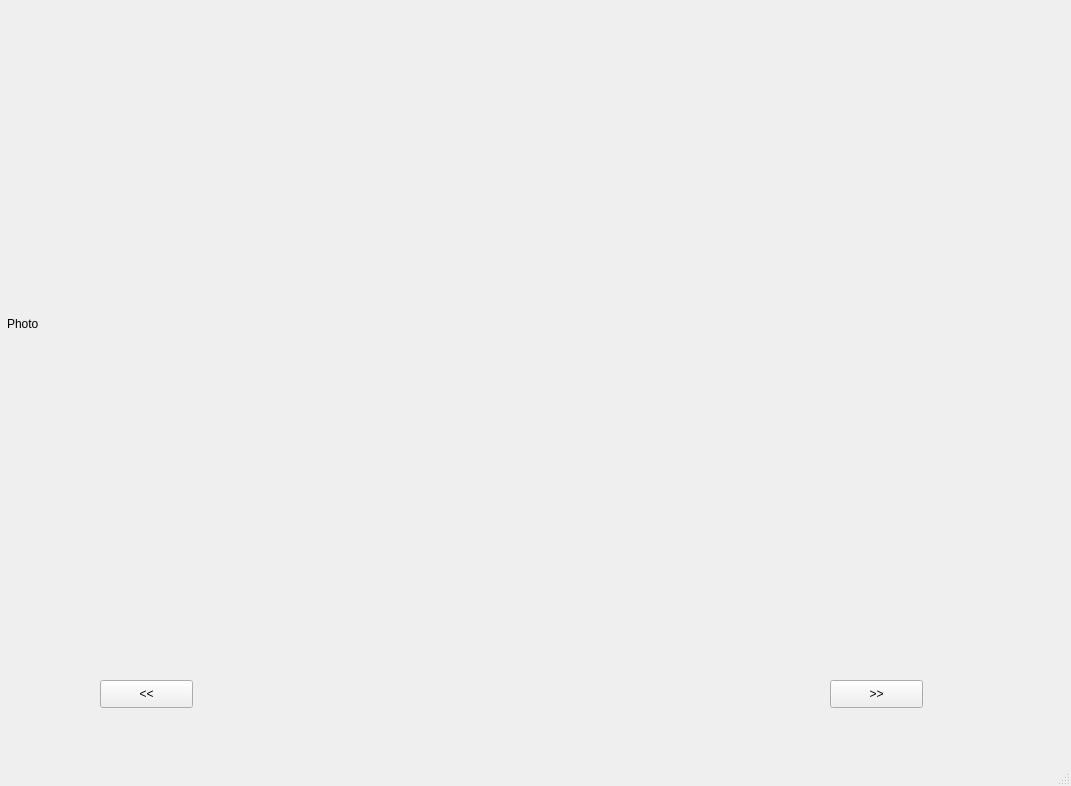
<?xml version="1.0" encoding="UTF-8"?>
<ui version="4.0">
 <class>MainWindow</class>
 <widget class="QMainWindow" name="MainWindow">
  <property name="geometry">
   <rect>
    <x>0</x>
    <y>0</y>
    <width>1071</width>
    <height>786</height>
   </rect>
  </property>
  <property name="sizePolicy">
   <sizepolicy hsizetype="Expanding" vsizetype="Expanding">
    <horstretch>0</horstretch>
    <verstretch>0</verstretch>
   </sizepolicy>
  </property>
  <property name="windowTitle">
   <string>MainWindow</string>
  </property>
  <widget class="QWidget" name="centralwidget">
   <widget class="QLabel" name="Photo">
    <property name="geometry">
     <rect>
      <x>7</x>
      <y>4</y>
      <width>960</width>
      <height>640</height>
     </rect>
    </property>
    <property name="sizePolicy">
     <sizepolicy hsizetype="Ignored" vsizetype="Ignored">
      <horstretch>0</horstretch>
      <verstretch>0</verstretch>
     </sizepolicy>
    </property>
    <property name="text">
     <string>Photo</string>
    </property>
    <property name="scaledContents">
     <bool>true</bool>
    </property>
   </widget>
   <widget class="QPushButton" name="Prev">
    <property name="geometry">
     <rect>
      <x>100</x>
      <y>680</y>
      <width>93</width>
      <height>28</height>
     </rect>
    </property>
    <property name="text">
     <string>&lt;&lt;</string>
    </property>
   </widget>
   <widget class="QPushButton" name="Next">
    <property name="geometry">
     <rect>
      <x>830</x>
      <y>680</y>
      <width>93</width>
      <height>28</height>
     </rect>
    </property>
    <property name="text">
     <string>&gt;&gt;</string>
    </property>
   </widget>
  </widget>
  <widget class="QMenuBar" name="menubar">
   <property name="geometry">
    <rect>
     <x>0</x>
     <y>0</y>
     <width>1071</width>
     <height>25</height>
    </rect>
   </property>
  </widget>
  <widget class="QStatusBar" name="statusbar"/>
 </widget>
 <resources/>
 <connections/>
</ui>
